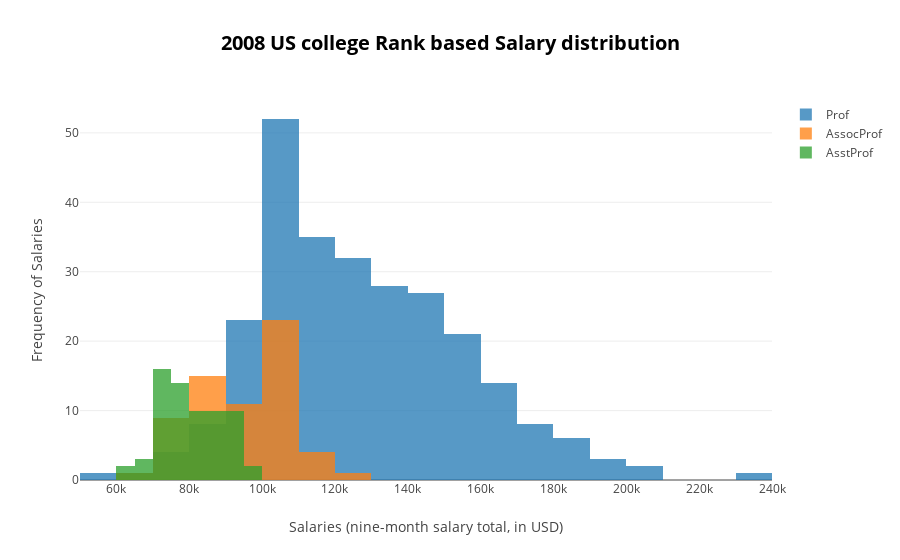

The notebook cell saved with this chart:
### Code cell
prof_salary = academic_salary[academic_salary['rank'] == 'Prof'].salary
assocprof_salary = academic_salary[academic_salary['rank'] == 'AssocProf'].salary
asstprof_salary = academic_salary[academic_salary['rank'] == 'AsstProf'].salary

trace1 = go.Histogram(
    x=prof_salary,
    opacity=0.75,
    name = 'Prof'
)
trace2 = go.Histogram(
    x=assocprof_salary,
    opacity=0.75,
    name = 'AssocProf'
)
trace3 = go.Histogram(
    x=asstprof_salary,
    opacity=0.75,
    name = 'AsstProf'
)

data = [trace1, trace2, trace3]
layout = go.Layout(
    barmode = 'overlay', 
    title = '<b>2008 US college Rank based Salary distribution</b>',
    titlefont = dict(
        size = 20, color ='black'),
    xaxis=dict(
        title="Salaries (nine-month salary total, in USD)"),
    yaxis= dict(
        title = 'Frequency of Salaries')
)
fig = go.Figure(data = data, layout = layout)
py.offline.iplot(fig)

### Figure 1 — Plotly figure (JSON) as saved in the notebook; plotly's stock layout.template omitted (floating-point values rounded to 4 significant figures; data arrays with more than 128 entries replaced by an {"elided": "..."} marker saying what was removed)
{"data": [{"name": "Prof", "opacity": 0.75, "type": "histogram", "x": {"elided": "266 int values"}}, {"name": "AssocProf", "opacity": 0.75, "type": "histogram", "x": [97000, 119800, 74830, 100938, 93418, 103760, 83900, 90215, 100135, 90304, 103613, 100522, 107008, 105128, 105631, 95611, 83850, 82099, 82600, 81500, 82100, 62884, 83001, 77500, 73877, 100102, 81500, 103994, 113341, 95408, 98510, 101210, 105000, 95436, 100944, 100000, 103750, 106300, 86250, 90000, 113600, 118700, 105350, 109650, 107150, 70000, 73300, 83000, 74000, 88600, 88650, 81800, 104800, 70700, 71065, 95642, 126431, 99247, 104542, 81285, 108413, 78182, 104121, 86895]}, {"name": "AsstProf", "opacity": 0.75, "type": "histogram", "x": [79750, 79800, 77700, 78000, 82379, 77000, 79916, 80225, 80225, 77000, 86373, 70768, 74692, 75044, 75243, 68404, 73266, 86100, 84240, 88825, 88400, 97032, 84000, 72500, 72500, 73500, 72500, 73000, 72500, 89942, 92000, 95079, 92000, 92000, 88000, 89516, 89942, 88795, 91227, 92000, 92700, 92000, 92700, 91300, 91000, 63900, 69700, 63100, 69200, 77500, 73800, 73000, 74000, 78500, 85000, 74000, 74500, 74000, 84716, 84500, 80139, 83600, 78785, 74856, 77081, 75996, 81035]}], "layout": {"barmode": "overlay", "title": "<b>2008 US college Rank based Salary distribution</b>", "titlefont": {"color": "black", "size": 20}, "xaxis": {"title": "Salaries (nine-month salary total, in USD)"}, "yaxis": {"title": "Frequency of Salaries"}}}
